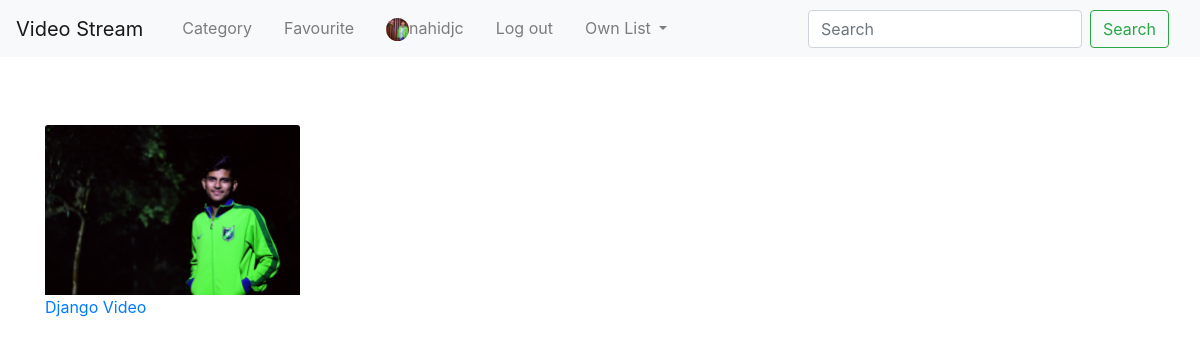
The app's page /stream/ (signed in) with its own data.
### Login_App/models.py (models this page shows, shortened)
class Profile(models.Model):
    user = models.OneToOneField(
        User, on_delete=models.CASCADE, related_name='profile')
    profile_picture = models.ImageField(
        upload_to='profile_picture', blank=True)
    about = models.CharField(max_length=250, blank=True)
    fullname = models.CharField(max_length=255, blank=True)
    website = models.URLField(blank=True)

### Stream_App/models.py (models this page shows, shortened)
class Video(models.Model):
    user = models.ForeignKey(
        User, on_delete=models.CASCADE, related_name='post_user')
    video_title = models.CharField(max_length=250, verbose_name='Put a Title')
    slug = models.SlugField(max_length=250, unique=True)
    video_content = models.FileField(
        verbose_name='Upload Video', upload_to='videos')
    thumbnail = models.ImageField(
        verbose_name='Add to Thumbnail', upload_to='thumbnails', blank=True)
    publish_date = models.DateTimeField(auto_now_add=True)
    update_date = models.DateTimeField(auto_now=True)
    class Meta:
        ordering = ['-publish_date']

### Stream_App/views.py (the view)
# urls.py: path('', views.home, name='home'),
def home(request):
    videos = Video.objects.all()
    return render(request, 'Stream_App/home.html', context={'videos': videos})

### templates/Stream_App/home.html (shortened to what this page needs)
<!DOCTYPE html>
<html lang="en">
<head>
</head>
<body>
    {% include "navbar.html" %}
    <div class="card-deck">
        <div class="container">
            <div class="row mb-5 pb-5">
                {% for video in videos %}
                <div class="col-md-3 mt-5">
                    <img src="/media/{{video.thumbnail}}" class="img-fluid card-img-top" alt="">
                    <a href="{% url 'Stream_App:details_videos' slug=video.slug %}"
                        class="text">{{video.video_title}}</a>
                </div>
                {% endfor %}
            </div>
        </div>
    </div>
</body>
</html>

### templates/navbar.html (shortened to what this page needs)
<!DOCTYPE html>
{% load static %}
<head>
    <link rel="stylesheet" href="https://stackpath.bootstrapcdn.com/bootstrap/4.5.2/css/bootstrap.min.css"
>
    <link rel="stylesheet" href="https://cdnjs.cloudflare.com/ajax/libs/font-awesome/4.7.0/css/font-awesome.min.css">
    <link rel="stylesheet" href="{% static 'css/mystyle.css' %}">
</head>
<body>
    <nav class="navbar navbar-expand-lg navbar-light bg-light">
        <a class="navbar-brand" href="{% url 'home' %}">Video Stream</a>
        <div class="collapse container navbar-collapse" id="navbarSupportedContent">
            <ul class="navbar-nav mr-auto">
                <li class="nav-item pr-3">
                    <a class="nav-link" href="#">Category</a>
                </li>
                <li class="nav-item pr-3">
                    <a class="nav-link" href="#">Favourite</a>
                </li>
                {% if user.is_authenticated %}
                <li class="nav-item pr-3">
                    {% if user.profile.profile_picture %}
                    <a class="nav-link" href="{% url 'Login_App:profile' %}"><img
                            src="/media/{{user.profile.profile_picture}}" alt="" width="23px" height="23px"
                            class="rounded-circle">{{user.username}}</a>
                    {% else %}
                    <a class="nav-link" href="{% url 'Login_App:profile' %}"><img src="/static/images/avatar.jpg"
                            width="23px" height="23px" class="rounded-circle" alt="default">{{user.username}}</a>
                    {% endif %}
                </li>
                <li class="nav-item pr-3">
                    <a class="nav-link" href="{% url 'Login_App:logout' %}">Log out</a>
                </li>
                {% endif %}
                <li class="nav-item dropdown pr-3">
                    <a class="nav-link dropdown-toggle" href="#" id="navbarDropdown" role="button"
                        data-toggle="dropdown" aria-haspopup="true" aria-expanded="false">
                        Own List
                    </a>
                </li>
            </ul>
            <form class="form-inline my-2 my-lg-0" method="GET">
                <input class="form-control mr-sm-2" type="search" placeholder="Search" aria-label="Search"
                    name="search">
                <button class="btn btn-outline-success my-2 my-sm-0" type="submit">Search</button>
            </form>
        </div>
    </nav>
    <div class="container" style='padding-top:20px'>
    </div>
</body>
</html>

### records on screen
Video: thumbnail (picture), video_title "Django Video"

### other values on screen
{{ user.username }} "nahidjc"
